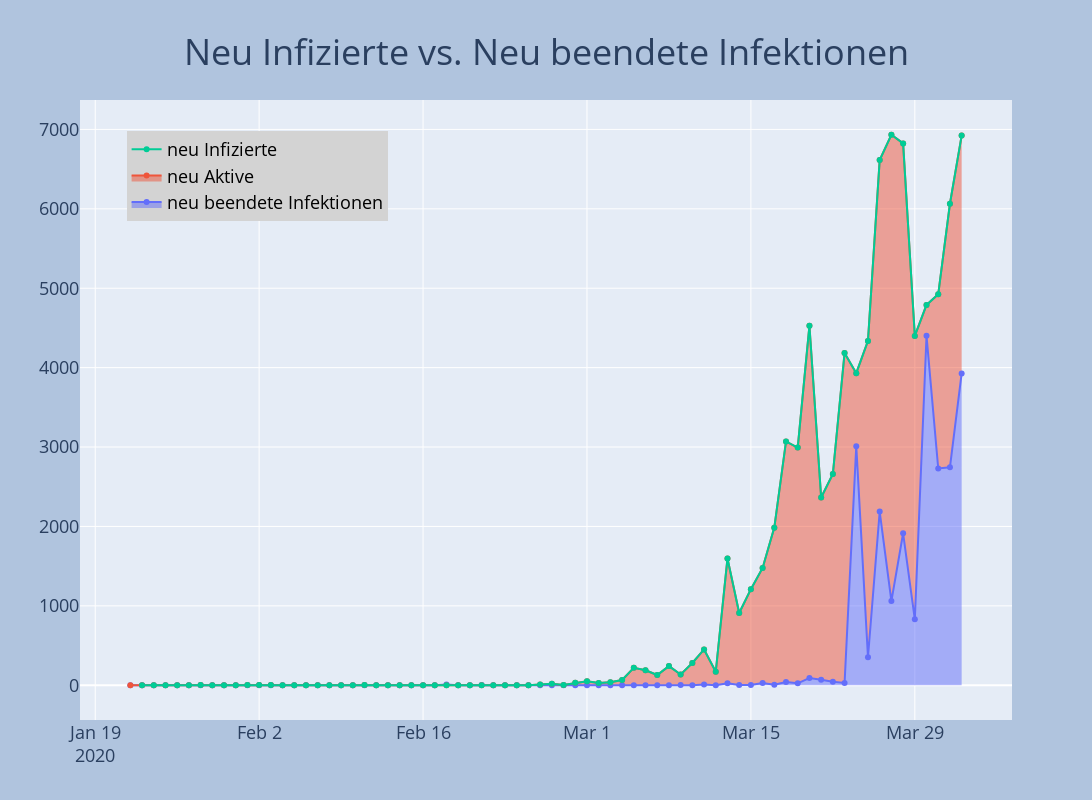

Write notebook code for a chart like this one.
### Code cell
fig = go.Figure()
fig.add_trace(go.Scatter(x=df.datum, y=df.neu_beendet,mode='lines+markers', name='neu beendete Infektionen',stackgroup='one'))
fig.add_trace(go.Scatter(x=df.datum, y=df.neu_aktiv,mode='lines+markers',name='neu Aktive', fill='tonexty',stackgroup='one'))
fig.add_trace(go.Scatter(x=df.datum, y=df.neu_infiziert,mode='lines+markers',name='neu Infizierte',))
fig = plot_layout(fig, 'Neu Infizierte vs. Neu beendete Infektionen')
fig.show()
